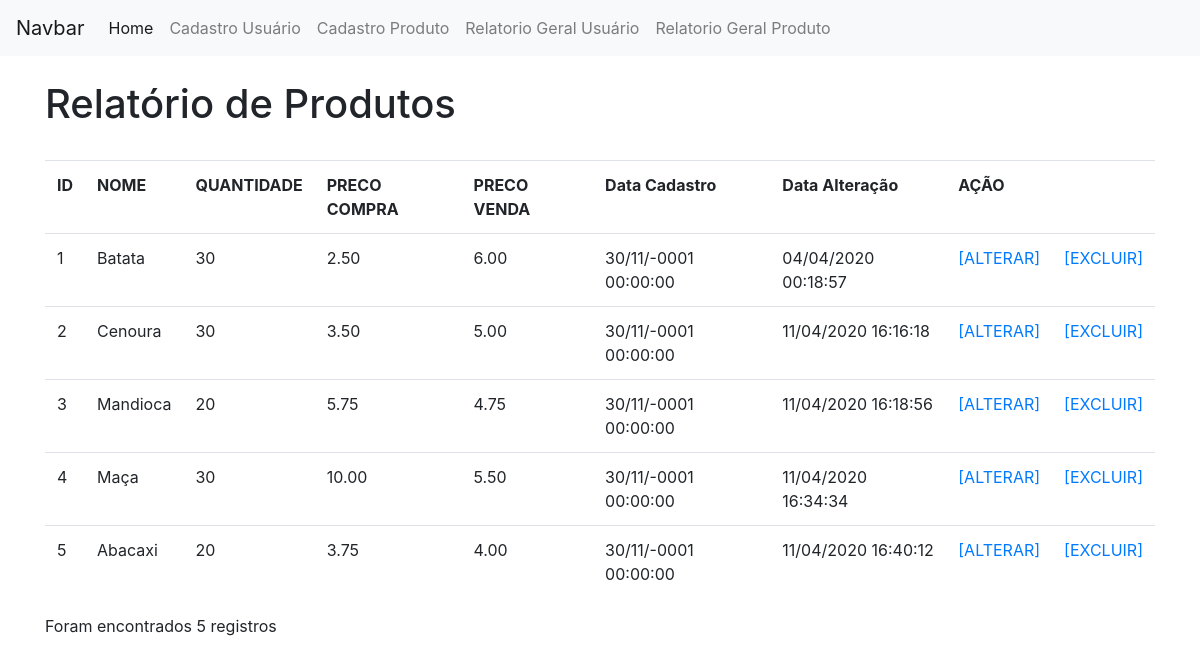
Page /view/relatorioTelaProduto.php on the committed database.
### tables this page shows
CREATE TABLE `produto` (
  `id` int(11) NOT NULL,
  `nomeProduto` varchar(150) NOT NULL,
  `qtd` int(11) NOT NULL,
  `precoCompra` decimal(10,2) NOT NULL,
  `precoVenda` decimal(10,2) NOT NULL,
  `dataCadastro` datetime NOT NULL,
  `dataAlteracao` timestamp NOT NULL DEFAULT current_timestamp() ON UPDATE current_timestamp(),
  `ativo` tinyint(4) NOT NULL
);

### model/Produto.php (called while the page is built, shortened)
<?php
class Produto
{
  private $conexao;
  function __construct()
  {
    include("Conexao.php");
    $conectar = new Conectar();
    $this->conexao = $conectar->conectar();
  }
  public function getConexao() {
    return $this->conexao;
  }
  public function relatorioSimples() {
    if ($this->getConexao()) {
      $query = "SELECT * FROM produto";
      $busca = $this->conexao->query($query);
      $retornoBanco = array();
      while ($linha = $busca->fetch_array()) {
        $retornoBanco[] = $linha;
      }
      return $retornoBanco;
    } else {
      echo "Erro";
    }
  }
}

### model/Conexao.php (called while the page is built)
<?php
class Conectar
{
  private $host, $usuario, $senha, $database;
  private $conectar;
  function __construct(){
    $this->host = "localhost";
    $this->usuario = "root";
    $this->senha = "";
    $this->database = "unifamma";
  }
  public function conectar(){
    $this->conectar = new Mysqli($this->host,
                          $this->usuario,
                          $this->senha,
                          $this->database);
    return $this->getConectar();
  }
  public function getConectar(){
    return $this->conectar;
  }
}

### controller/relatorioProduto.php (called while the page is built)
<?php
  include ("../model/Produto.php");
  $objRelatorio = new Produto();
  if ($tipo=="produto"){
    $retorno = $objRelatorio->relatorioSimples();
    return $retorno;
  }elseif ($tipo=="unico") {
    $retorno = $objRelatorio->relatorioUnico($id);
    return $retorno;
  }
?>

### view/relatorioTelaProduto.php (the view, shortened to what this page needs)
<!DOCTYPE html>
<html lang="pt-br" dir="ltr">
  <head>
    <link rel="stylesheet" href="../bootstrap-4.1.3-dist/css/bootstrap.min.css">
  </head>
  <body>
    <nav class="navbar navbar-expand-lg navbar-light bg-light">
  <a class="navbar-brand" href="#">Navbar</a>
  <div class="collapse navbar-collapse" id="navbarNav">
    <ul class="navbar-nav">
      <li class="nav-item active">
        <a class="nav-link" href="../index.php">Home <span class="sr-only">(Página atual)</span></a>
      </li>
      <li class="nav-item">
          <a class="nav-link" href="formularioUsuario.php">Cadastro Usuário</a>
        </li>
        <li class="nav-item">
          <a class="nav-link" href="formularioProduto.php">Cadastro Produto</a>
        </li>
      <li class="nav-item">
        <a class="nav-link" href="relatorioTelaUsuario.php">Relatorio Geral Usuário</a>
      </li>
      <li class="nav-item">
        <a class="nav-link" href="relatorioTelaProduto.php">Relatorio Geral Produto</a>
      </li>
    </ul>
  </div>
</nav>
<div class="container">
  <div class="row">
    <div class="col">
    </div>
  </div>
  <div class="row">
    <div class="col">
      <h1>Relatório de Produtos</h1>
      <br>
    </div>
  </div>
  <div class="row">
    <div class="col">
      <div class="table-responsive">
         <table class="table">
           <th>ID</th>
           <th>NOME</th>
           <th>QUANTIDADE</th>
           <th>PRECO COMPRA</th>
           <th>PRECO VENDA</th>
           <th>Data Cadastro</th>
           <th>Data Alteração</th>
           <th colspan="2">AÇÃO</th>
           <?php
            $tipo = "produto";
            include("../controller/relatorioProduto.php");
            foreach ($retorno as $value) {
              $id = $value["id"];
              ?>
              <tr>
                <td><?=$value["id"];?></td>
                <td><?=$value["nomeProduto"];?></td>
                <td><?=$value["qtd"];?></td>
                <td><?=$value["precoCompra"];?></td>
                <td><?=$value["precoVenda"];?></td>
                <td>
                <?php
                  $dataCadastro = new DateTime($value["dataCadastro"]);
                  echo $dataCadastro->format("d/m/Y H:i:s") . ' ';
                ?>
                </td>
                <td>
                <?php
                  $dataAlteracao = new DateTime($value["dataAlteracao"]);
                  echo $dataAlteracao->format("d/m/Y H:i:s") . ' ';
                ?>
                </td>
                <td><?php echo "<a href=alterarProduto.php?id=$id>
                    [ALTERAR]
                  </a>";?>
                </td>
                <td><?php echo "<a href=../controller/excluirProduto.php?id=$id>
                    [EXCLUIR]
                  </a>";?>
                </td>
              </tr>
              <?php
            }
            ?>
         </table>
         <?php
            echo "Foram encontrados " . count($retorno) . " registros";
          ?>
        </div>
    </div>
  </div>
  </body>
  </html>

### rows in the picture
produto: id "1", nomeProduto "Batata", qtd "30", precoCompra "2.50", precoVenda "6.00", dataCadastro "30/11/-0001 00:00:00", dataAlteracao "04/04/2020 00:18:57"
produto: id "2", nomeProduto "Cenoura", qtd "30", precoCompra "3.50", precoVenda "5.00", dataCadastro "30/11/-0001 00:00:00", dataAlteracao "11/04/2020 16:16:18"
produto: id "3", nomeProduto "Mandioca", qtd "20", precoCompra "5.75", precoVenda "4.75", dataCadastro "30/11/-0001 00:00:00", dataAlteracao "11/04/2020 16:18:56"
produto: id "4", nomeProduto "Maça", qtd "30", precoCompra "10.00", precoVenda "5.50", dataCadastro "30/11/-0001 00:00:00", dataAlteracao "11/04/2020 16:34:34"
produto: id "5", nomeProduto "Abacaxi", qtd "20", precoCompra "3.75", precoVenda "4.00", dataCadastro "30/11/-0001 00:00:00", dataAlteracao "11/04/2020 16:40:12"

### other values in the picture
count($retorno) "5"
